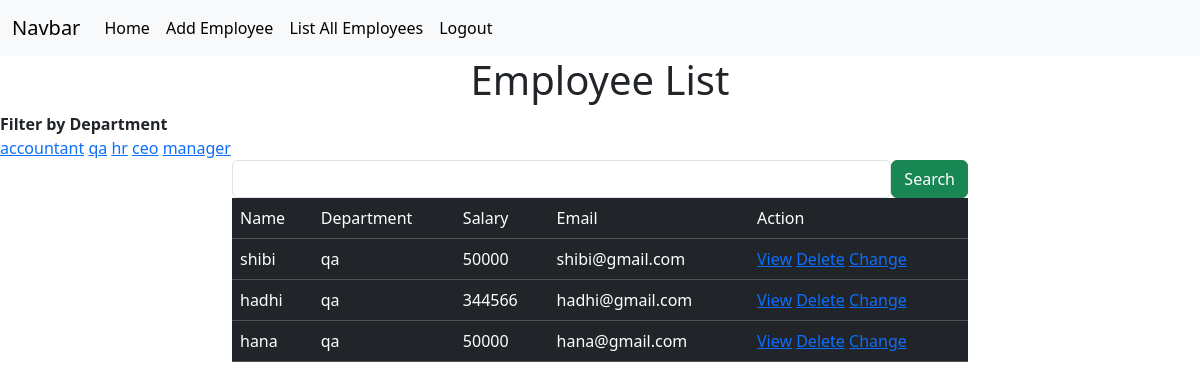
Page /employees/all?department=qa (signed in) on the committed database.
### crm/models.py (models this page shows, shortened)
class Employees(models.Model):
    name=models.CharField(max_length=200)
    department=models.CharField(max_length=200)
    salary=models.PositiveIntegerField()
    email=models.EmailField(unique=True)
    contact=models.CharField(null=True,max_length=20)
    age=models.PositiveIntegerField()
    profile_pic=models.ImageField(upload_to="images",null=True,blank=True)
    dob=models.DateField(null=True,blank=True)

### crm/views.py (the view, shortened to what this page needs)
# urls.py: path('employees/all',views.EmployeeListView.as_view(),name="emp-all"),
@method_decorator(signin_required,name="dispatch")
class EmployeeListView(View):
    def get(self,request,*args,**kwargs):
            qs=Employees.objects.all()
            departments=Employees.objects.all().values_list("department",flat=True).distinct()
            print(departments)
            if "department" in request.GET:
                dept=request.GET.get("department")
                qs=qs.filter(department__iexact=dept)
            return render(request,"emp_list.html",{"data":qs,"departments":departments})

### crm/views.py (called while the page is built)
def signin_required(fn):
    def wrapper(request,*args,**kwargs):
        if not request.user.is_authenticated:
            messages.error(request,"invalid session")
            return redirect("signin")
        else:
            return fn(request,*args,**kwargs)
    return wrapper

### crm/templates/emp_list.html (shortened to what this page needs)
{%extends 'base.html'%}
{%block body_block%}
<h1><center>Employee List</center></h1>
<div>
   <strong>Filter by Department </strong>
</div>
<div>
    {%for dept in departments%}
    <a href="{%url 'emp-all'%}?department={{dept}}">{{dept}}</a>
    {%endfor%}
</div>
<div class="container">
    <div class="row">
        <div class="col-2"></div>
        <div class="col-8">
            <form action="" method="post">
                <div class="d-flex">
                    <input type="text" name="box" class="form-control">
                <button type="submit" class="btn btn-success">Search</button>
                </div>
            </form>
        </div>
        <div class="col-2"></div>
    </div>
</div>
<div class="container">
    <div class="row">
        <div class="col-2"></div>
        <div class="col-8">
            <table class="table table-dark table-stripped caption-top">
                <tr>
                    <td>Name</td>
                    <td>Department</td>
                    <td>Salary</td>
                    <td>Email</td>
                    <td>Action</td>
                </tr>
                {%for emp in data%}
                <tr>
                    <td>{{emp.name}}</td>
                    <td>{{emp.department}}</td>
                    <td>{{emp.salary}}</td>
                    <td>{{emp.email}}</td>
                    <td>
                        <a href="{%url 'emp-detail' emp.id%}">View</a>
                        <a href="{%url 'emp-delete' emp.id%}">Delete</a>
                        <a href="{%url 'emp-edit' emp.id%}">Change</a>
                    </td>
                </tr>
                {%endfor%}
            </table>
        </div>
        <div class="col-2"></div>
    </div>
</div>
{%endblock%}

### rows in the picture
Employees: name "shibi", department "qa", salary "50000", email "shibi@gmail.com"
Employees: name "hadhi", department "qa", salary "344566", email "hadhi@gmail.com"
Employees: name "hana", department "qa", salary "50000", email "hana@gmail.com"

### other values in the picture
{{ dept }} "accountant" "qa" "hr" "ceo" "manager"
